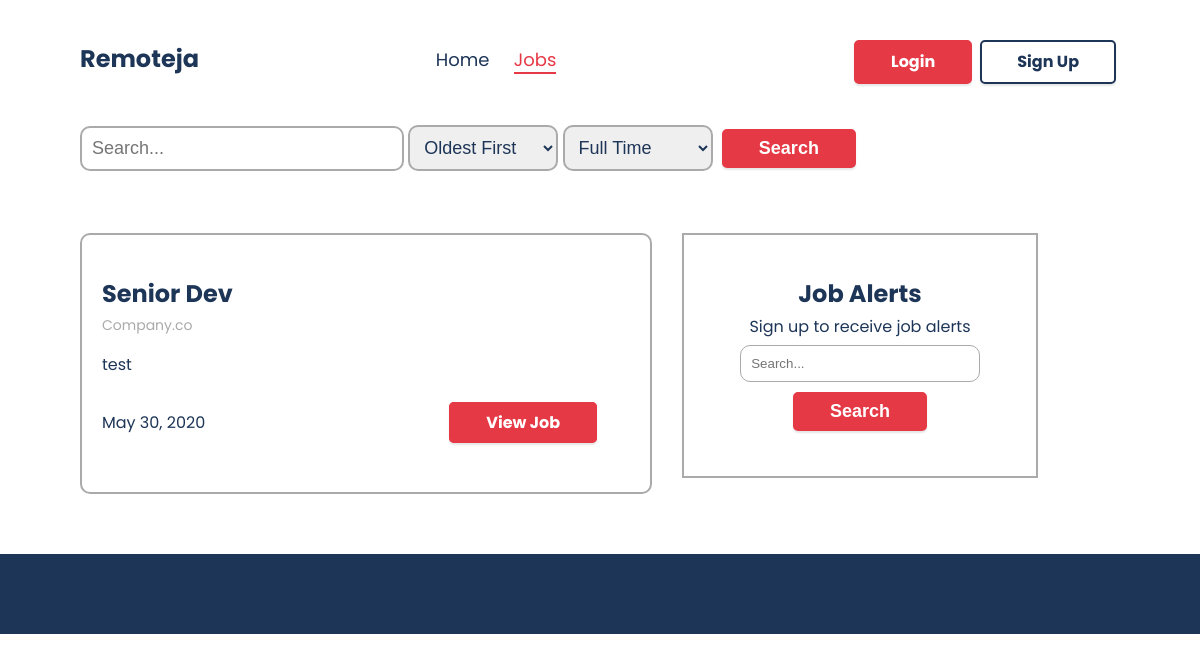
/jobs, run on an earlier commit of the app's database.
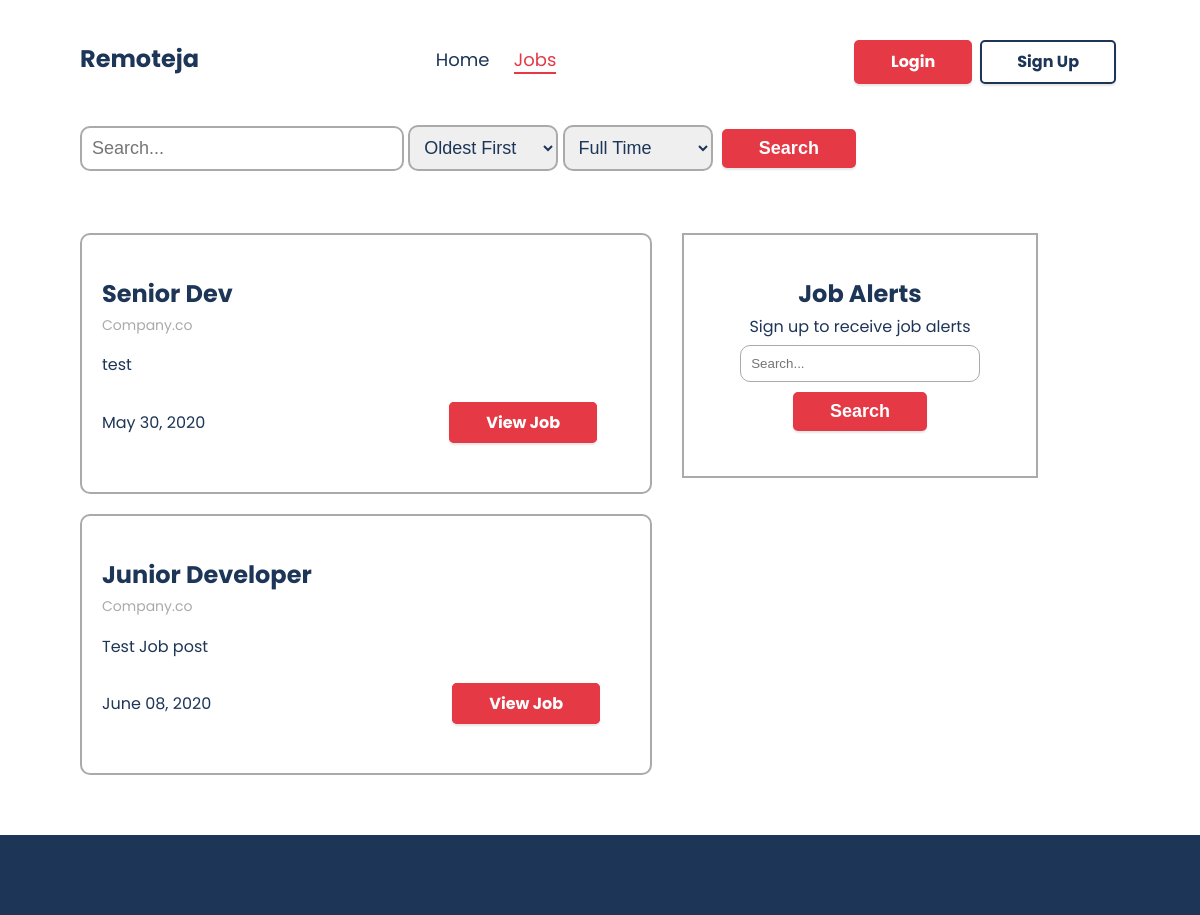
And on a later commit of the database.
### app.py (models this page shows, shortened)
class JobPost(db.Model, UserMixin):
    post_no = db.Column(db.Integer, primary_key=True)
    job_title = db.Column(db.String(20), nullable=False)
    job_type = db.Column(db.String(15), nullable=False)
    job_category = db.Column(db.String(15), nullable=False)
    job_location = db.Column(db.String(30), nullable=False)
    date_posted = db.Column(db.DateTime, nullable=False,
                            default=datetime.utcnow())
    job_description = db.Column(db.String(120), nullable=False)
    additional_information = db.Column(db.String(90), nullable=False,
                                       default="No additional information")
    employer_id = db.Column(db.Integer, db.ForeignKey(
        'employer.id'), nullable=False)

### app.py (the view)
@app.route('/jobs')
def jobs():
    jobs = [JobPost.query.filter_by(post_no=x+1).first() for x in range(JobPost.query.count())]
    no_jobs = len(jobs)
    return render_template('jobs.html', jobs=jobs, no_jobs=no_jobs)

### templates/jobs.html (shortened to what this page needs)
<!DOCTYPE html>
<html lang="en">
<head>
    <link rel="stylesheet" href="{{ url_for('static', filename = 'css/main.css') }}">
</head>
<body>
    <nav class="con nav-grid">
        <span class="logo"><a href="{{ url_for('index') }}">Remoteja</a></span>
        <span class="nav-links">
            <a href="{{ url_for('index') }}" class="link">Home</a>
            <a href="{{url_for('jobs')}}" class="link act-link">Jobs</a>
        </span>
        <span class="nav-btns">
            {% if current_user.is_authenticated %}
                <a href="{{ url_for('logout')}}" class="btn-pink">Logout</a>
            {% else %}
                <a href="{{ url_for('login')}}" class="btn-pink">Login</a>
                <a href="{{ url_for('signup') }}" class="btn-outline">Sign Up</a>
            {% endif %}
        </span>
    </nav>
    <div class="job-search-con">
        <form action="" method="post" class="job-search">
            <input type="text" name="" id="" placeholder="Search...">
            <select name="" id="">
                <option value="oldest">Oldest First</option>
            </select>
            <select name="" id="">
                <option value="full-time">Full Time</option>
            </select>
            <button class="btn-pink">Search</button>
        </form>
    </div>
    <div class="con jobs-grid">
        <div class="jobs-list">
            {% for job in jobs %}
                <div class="job-con">
                    <h2 class="job-title">{{ job.job_title }}</h2>
                    <p class="company-title">Company.co</p>
                    <p>{{ job.job_description }}</p>
                    <div class="job-con-grid">
                        <div class="date">
                            <p>{{ '{:%B %d, %Y}'.format(job.date_posted) }}</p>
                        </div>
                        <div>
                            <a href="view-job" class="btn-pink">View Job</a>
                        </div>
                    </div>
                </div>
            {% endfor %}
        </div>
        <div class="job-alert-con">
            <div class="job-alert">
                <h2 class="job-title">Job Alerts</h2>
                <p>Sign up to receive job alerts</p>
                <form action="" method="post" class="">
                    <input type="text" name="" id="" placeholder="Search...">
                    <button class="btn-pink">Search</button>
                </form>
            </div>
        </div>
    </div>
    <footer>
        <div class="con"></div>
    </footer>
</body>
</html>

### static/css/main.css (style rules this page uses)
body { margin: 0; padding: 0; box-sizing: border-box; font-family: Poppins; line-height: 1.618; color: #1d3557; }
a { text-decoration: none; }
.con { padding: 40px 80px; max-width: 1280px; margin: 0 auto; }
.nav-grid { display: grid; grid-template-columns: 10% auto 30%; }
.logo { font-size: 24px; font-weight: 700; }
.logo a { color: #1d3557; }
.nav-links { text-align: center; margin: 5px; }
.nav-links a { font-size: 18px; margin: 0 10px; color: #1d3557; }
.nav-links .act-link { color: #e63946; border-bottom: 2px solid #e63946; }
.nav-btns { display: grid; grid-template-columns: auto auto; justify-content: end; }
.btn, .btn-outline, .btn-pink { padding: 7px 35px; margin: 0 4px; border-radius: 5px; font-weight: 700; box-shadow: 0px 2px 2px 0 rgba(0, 0, 0, 0.1); }
.btn-pink { color: #fff; border: 2px solid #e63946; background-color: #e63946; transition: 0.2s ease; }
.btn-outline { color: #1d3557; border: 2px solid #1d3557; transition: 0.2s ease; }
footer { background-color: #1d3557; }
.job-search-con { padding: 0 80px; max-width: 1280px; margin: 0 auto; }
.job-search input { padding: 10px; width: 300px; border: 2px solid #aaaaaa; border-radius: 10px; font-size: 18px; }
.job-search select { padding: 10px; width: 150px; border: 2px solid #aaaaaa; border-radius: 10px; font-size: 18px; color: #1d3557; }
.job-search button { font-weight: 700; font-size: 18px; margin: 5px; }
.jobs-grid { display: grid; grid-template-columns: 55% 40%; }
.job-con { border: 2px solid #aaaaaa; padding: 40px 20px; margin: 20px 0; border-radius: 10px; }
.job-title { margin: 0; }
.company-title { font-size: 14px; color: #aaaaaa; margin: 0 0 10px 0; }
.job-con-grid { display: grid; grid-template-columns: auto 40% auto; align-items: center; }
.job-alert { position: -webkit-sticky; position: sticky; top: 20px; border: 2px solid #aaaaaa; margin: 20px 30px; text-align: center; padding: 40px; }
.job-alert p { margin: 0 0 5px 0; }
.job-alert form input { width: 80%; padding: 10px; margin-bottom: 5px; border: 1px solid #aaaaaa; border-radius: 10px; }
.job-alert form button { font-weight: 700; font-size: 18px; margin: 5px; }

What changed in the data, as far as the page shows it:
added JobPost: job_title "Junior Developer", job_description "Test Job post", date_posted "June 08, 2020"
